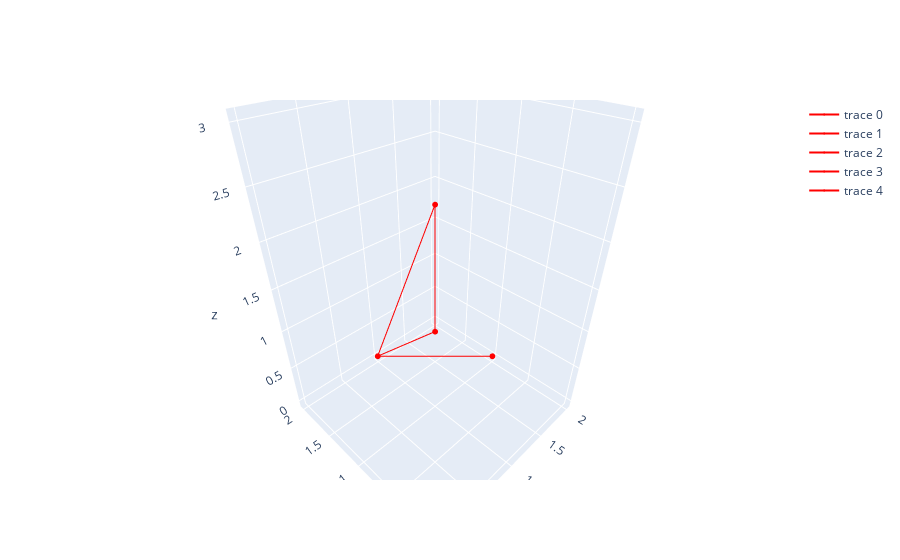

The notebook cell saved with this chart:
### Code cell
plot3d(
    np.array([
        [1, 2, 0],
        [2, 1, 0],
        [1, 1, 1],
        [0, 0, 3],
    ]),
    [1, 0, 3, 2, 0, 1]
)

### Figure 1 — Plotly figure (JSON) as saved in the notebook; plotly's stock layout.template omitted (floating-point values rounded to 4 significant figures)
{"data": [{"line": {"color": "red"}, "marker": {"color": "red", "size": 2}, "mode": "lines+markers+text", "type": "scatter3d", "x": [2, 1], "y": [1, 2], "z": [0, 0]}, {"line": {"color": "red"}, "marker": {"color": "red", "size": 2}, "mode": "lines+markers+text", "type": "scatter3d", "x": [1, 0], "y": [2, 0], "z": [0, 3]}, {"line": {"color": "red"}, "marker": {"color": "red", "size": 2}, "mode": "lines+markers+text", "type": "scatter3d", "x": [0, 1], "y": [0, 1], "z": [3, 1]}, {"line": {"color": "red"}, "marker": {"color": "red", "size": 2}, "mode": "lines+markers+text", "type": "scatter3d", "x": [1, 1], "y": [1, 2], "z": [1, 0]}, {"line": {"color": "red"}, "marker": {"color": "red", "size": 2}, "mode": "lines+markers+text", "type": "scatter3d", "x": [1, 2], "y": [2, 1], "z": [0, 0]}], "layout": {"scene": {"camera": {"eye": {"x": -1, "y": -1, "z": 1}}}}}
